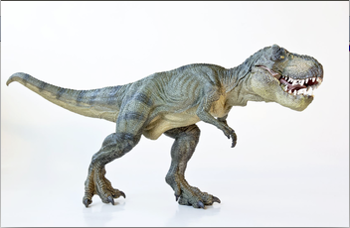
#> input picture trex3.png, 350 x 228 px
$ jupyter execute 04getting_and_setting.ipynb
#> lines starting #> are read from the running program, lines starting #| are printed output that depends on the picture; after the words box and inside, x2 and y2 are one past the last pixel; in counts of white or black regions, pixels touching at a corner belong together
[cell 1]
import cv2
from matplotlib import pyplot as plt

image = cv2.imread("trex3.png")
#> image is the input picture: shape (228, 350, 3); mean B, G, R 218, 218.9, 217.4
print(image.shape)
#| (228, 350, 3)

[cell 2]
# print original image
image_rgb = image[:,:,::-1]
plt.imshow(image_rgb)

[cell 3]
(b, g, r) = image[0,0]
#> b = 178; g = 178; r = 178
print ("Pixel at (0,0) - Red: {}, Green: {}, Blue: {}".format(r, g, b))
#| Pixel at (0,0) - Red: 178, Green: 178, Blue: 178


image[0, 0] = (0, 0, 255)
#> image: shape (228, 350, 3); under 0.01% of pixels changed, all inside (x1, y1, x2, y2) = (0, 0, 1, 1)
(b, g, r) = image[0, 0]
#> b = 0; g = 0; r = 255
print ("Pixel at (0,0) - Red: {}, Green: {}, Blue: {}".format(r, g, b))
#| Pixel at (0,0) - Red: 255, Green: 0, Blue: 0

[cell 4]
corner = image[0:100, 0:100]
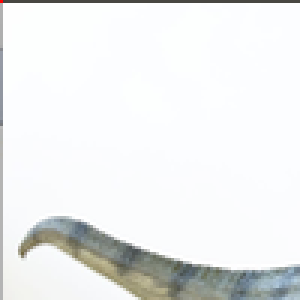
#> corner: shape (100, 100, 3) (shown 3 times larger); mean B, G, R 237.3, 237.4, 235.8

#cv2.imshow("Corner", corner)
image_rgb = corner[:,:,::-1]
#> image_rgb: shape (100, 100, 3)
plt.imshow(image_rgb)

[cell 5]
image[0:100, 0:100] = (0, 255, 0)
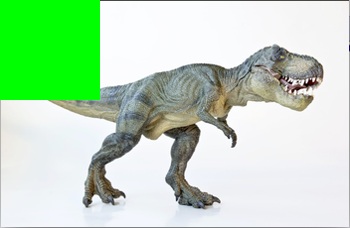
#> image: shape (228, 350, 3); mean B, G, R 188.3, 221.2, 187.9
#cv2.imshow("Updated", image)
image_rgb = image
plt.imshow(image_rgb)

$ run again, with t-rex.jpg saved as trex3.png
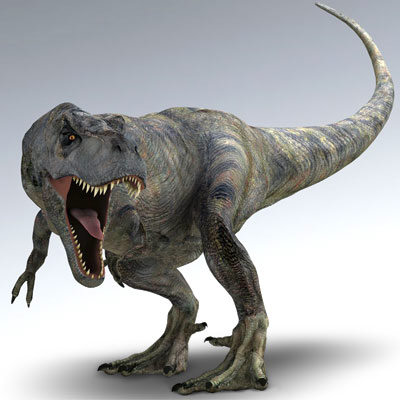
#> input picture t-rex.jpg, 400 x 400 px
#> image is the input picture: shape (400, 400, 3); mean B, G, R 167.9, 167.1, 165.9
#| (400, 400, 3)
#> `(b, g, r) = image[0,0]`: b = 154; g = 145; r = 141
#| Pixel at (0,0) - Red: 141, Green: 145, Blue: 154
#> `(b, g, r) = image[0, 0]`: b = 0; r = 255
#| Pixel at (0,0) - Red: 255, Green: 0, Blue: 0
#> `corner = image[0:100, 0:100]`:
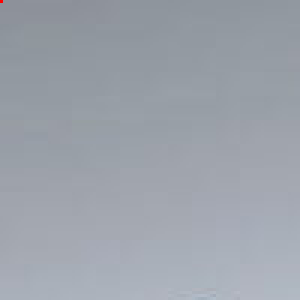
#> corner: shape (100, 100, 3) (shown 3 times larger); mean B, G, R 171.4, 162.5, 156.7
#> `image[0:100, 0:100] = (0, 255, 0)`:
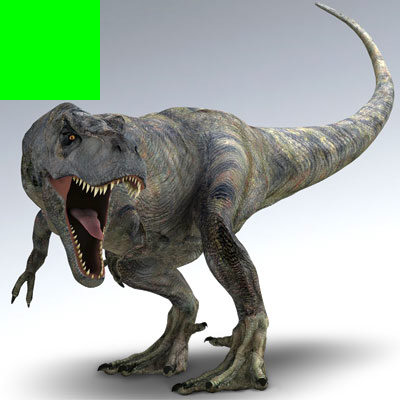
#> image: shape (400, 400, 3); mean B, G, R 157.2, 172.9, 156.1
